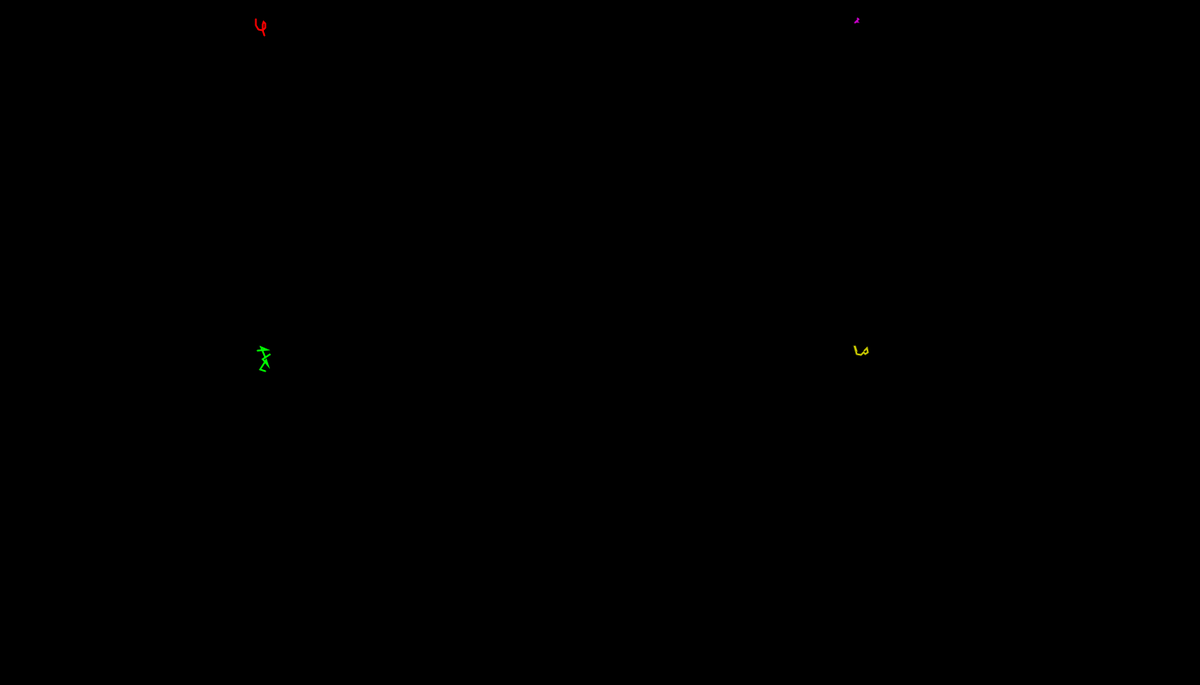
Frame 1 (no input)
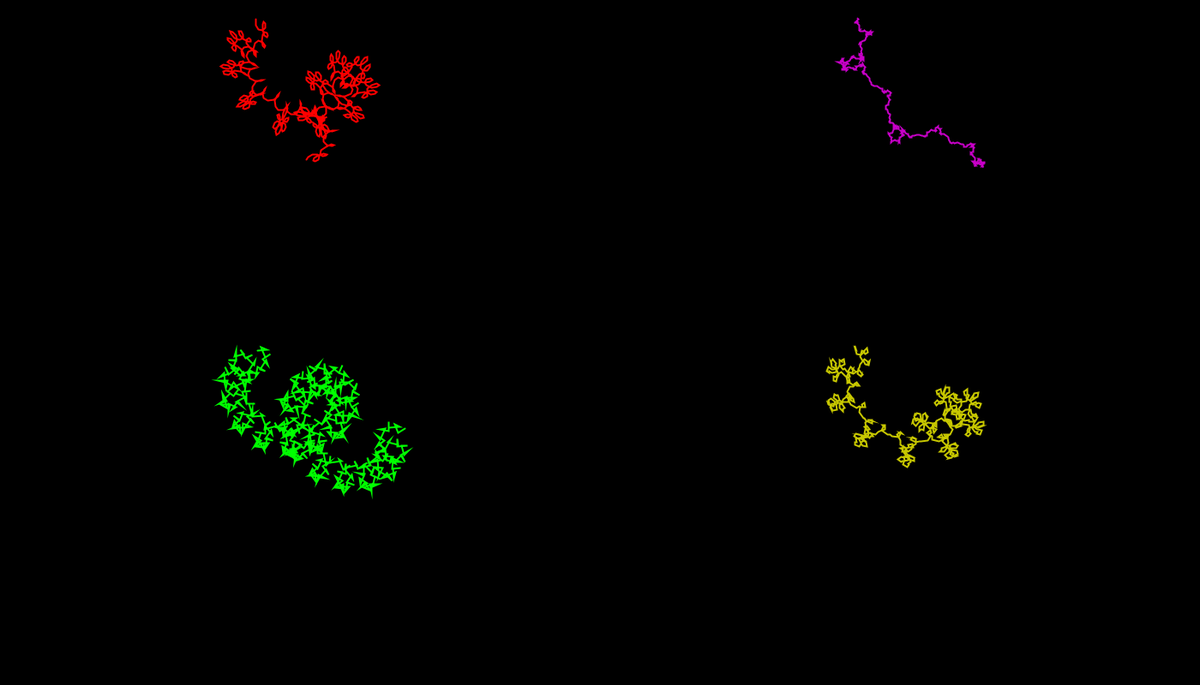
Frame 60 (the mouse pressed at the canvas centre just before this capture)
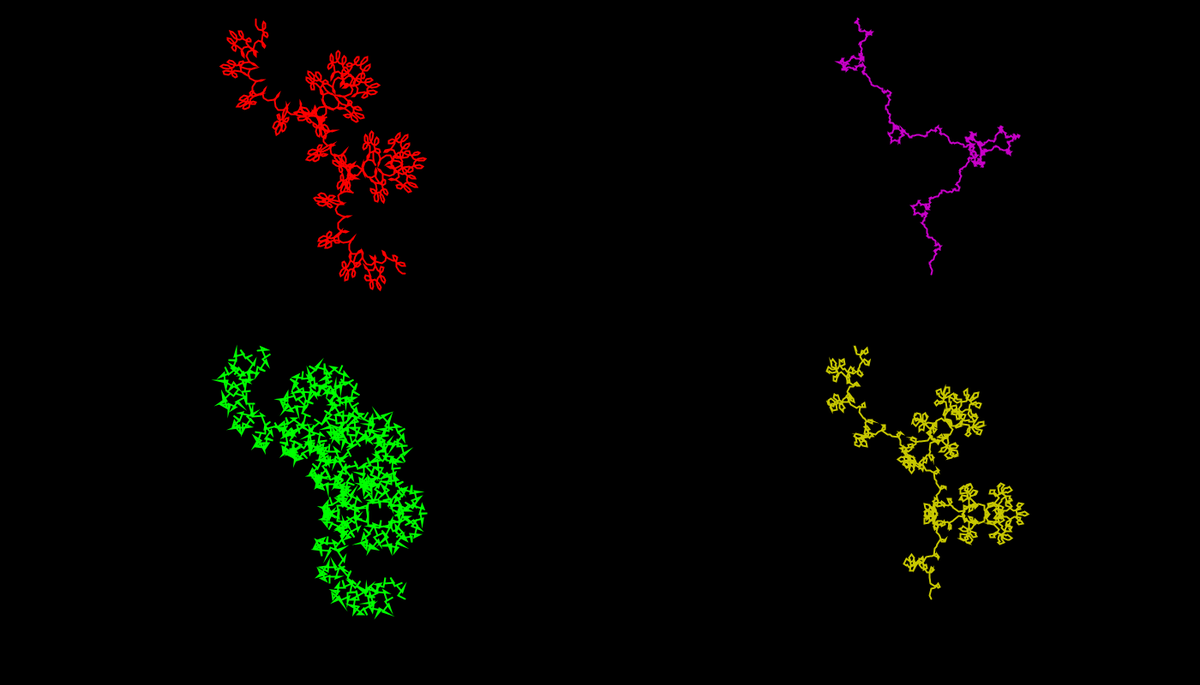
Frame 120 (the mouse held since frame 60 and released just before this capture)

The Processing sketch that drew these frames (run headless with seeded random() and noise(); from frame 60 on, the mouse is pressed at the canvas centre):

// Processing sketch: fractalSpirograph
// ── fractalSpirograph.pde
Orbit sun;
int resolution=10;
Orbit end;
float kTotal1=-8;
float kTotal2=-4;
float kTotal3=-11;
float kTotal4=-7;
ArrayList<PVector> path1;
ArrayList<PVector> path2;
ArrayList<PVector> path3;
Orbit sun3;
Orbit sun2;
Orbit end2;
Orbit end3;
Orbit end4;
Orbit sun4;

ArrayList<PVector> path4;
void setup() {
  size(1400,800);
  path1=new ArrayList<PVector>();
  path2=new ArrayList<PVector>();
  path3=new ArrayList<PVector>();
  path4=new ArrayList<PVector>();
  sun=new Orbit(300,220,0,kTotal1,100);
  sun2=new Orbit(1000,220,0,kTotal2,100);
  sun3=new Orbit(300,600,0,kTotal3,100);
  sun4=new Orbit(1000,600,0,kTotal4,100);
  Orbit current=sun;
  for(int i=0;i<20;i++) {
    current=current.addOrbit();
  } 
  end=current;
  Orbit current2=sun2;
  for(int i=0;i<20;i++) {
    current2=current2.addOrbit();
  } 
  end2=current2;
  Orbit current3=sun3;
  for(int i=0;i<20;i++) {
    current3=current3.addOrbit();
  } 
  end3=current3;
  Orbit current4=sun4;
  for(int i=0;i<20;i++) {
    current4=current4.addOrbit();
  } 
  end4=current4;
} 

void draw() {
  background(0);
  
  for(int i=0;i<resolution;i++) {
    Orbit next=sun;
    while(next!=null) {
      //next.show();
      next.update();
      next=next.child;
    } 
    path1.add(new PVector(end.x,end.y));
  }
  for(int i=0;i<resolution;i++) {
    Orbit next=sun2;
    while(next!=null) {
      //next.show();
      next.update();
      next=next.child;
    } 
    path2.add(new PVector(end2.x,end2.y));
  }
   for(int i=0;i<resolution;i++) {
    Orbit next=sun3;
    while(next!=null) {
      //next.show();
      next.update();
      next=next.child;
    } 
    path3.add(new PVector(end3.x,end3.y));
  }
   for(int i=0;i<resolution;i++) {
    Orbit next=sun4;
    while(next!=null) {
      //next.show();
      next.update();
      next=next.child;
    } 
    path4.add(new PVector(end4.x,end4.y));
  }
  //println(end.x,end.y);
  beginShape();
  noFill();
  stroke(255,0,0);
  strokeWeight(2);
  for(PVector pos:path1) {
    vertex(pos.x,pos.y);
  } 
  endShape();
  
  beginShape();
  noFill();
  stroke(0,255,0);
  strokeWeight(2);
  for(PVector pos:path3) {
    vertex(pos.x,pos.y);
  } 
  endShape();
  
    
  beginShape();
  noFill();
  stroke(200,0,200);
  strokeWeight(2);
  for(PVector pos:path2) {
    vertex(pos.x,pos.y);
  } 
  endShape();
  
  beginShape();
  noFill();
  stroke(200,200,0);
  strokeWeight(2);
  for(PVector pos:path4) {
    vertex(pos.x,pos.y);
  } 
  endShape();
  //println(kTotal);
  
} 
// ── Orbit.pde
class Orbit {
  float x;
  float y;
  float angle;
  float speed;
  float r;
  int n;
  float k;
  Orbit parent;
  Orbit child;
  Orbit(float _x,float _y,int _n,float _k,float _r) {
    this(_x,_y,_n,_r,null,_k);
  } 
  Orbit(float _x,float _y,int _n,float _r,Orbit p,float _k) {
    x=_x;
    y=_y;
    n=_n;
    k=_k;
    speed=(radians(pow(_k,n-1)))/resolution;
    angle=-PI/2;
    r=_r;
    parent=p;
  } 
  void show() {
    noFill();
    stroke(255,100);
    strokeWeight(1);
    ellipse(x,y,r*2,r*2);
  } 
  
  Orbit addOrbit() {
    float newR=r/3.0;
    float newX=x+r+newR;
    float newY=y;
    child=new Orbit(newX,newY,n+1,newR,this,k);
    return child;
  } 
  
  void update() {
    if(parent!=null) {
      angle+=speed;
      float rsum=r+parent.r;
      x=parent.x+cos(angle)*rsum;
      y=parent.y+sin(angle)*rsum;
    }
    
  } 
  
} 
